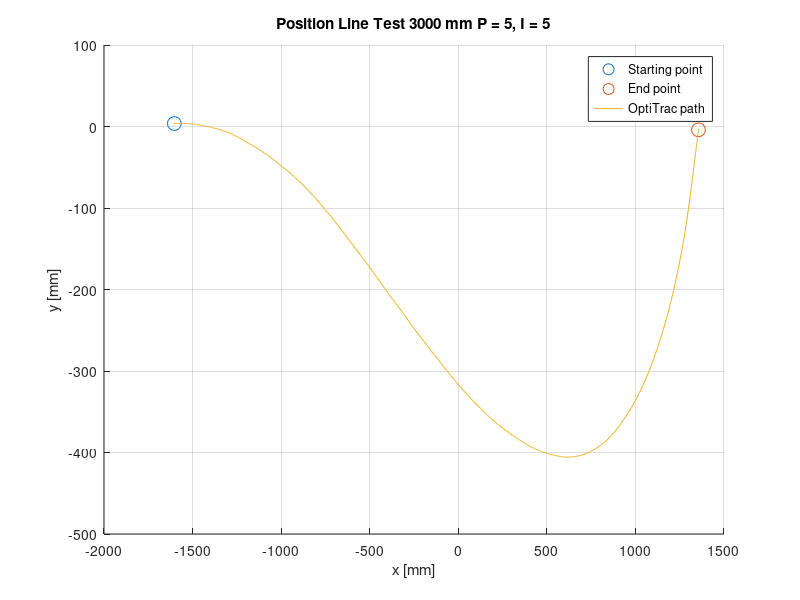

This chart was generated by the following MATLAB code:
fileID = fopen('P5_I5.txt','r');


tline=fgetl(fileID);
%headers = strsplit(tline,','); kan brukes for å fjerne headers (fjerner
%første linje

formatSpec = '%f%f%f%f%f%f%f%f';
datacell = textscan(fileID,formatSpec,'Delimiter',',');
time = datacell{2};
X = datacell{6};
Z = datacell{7};
Y = datacell{8};

figure(1);
hold on;
plot(X(1,1),Y(1,1),'o','MarkerSize',10);
plot(X(end,1),Y(end,1),'o','MarkerSize',10);
plot(X,Y);
grid on;
title('Position Line Test 3000 mm P = 5, I = 5');
xlabel('x [mm]');
ylabel('y [mm]');
legend('Starting point','End point','OptiTrac path');
hold off;
